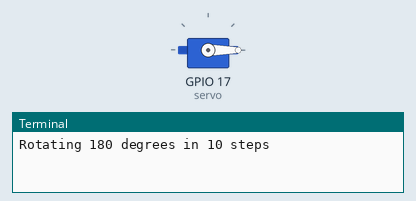
Bench run of a program on a simulated Raspberry Pi (BCM pin numbers). Parts: servo, the last lines printed to the terminal. Servo angles are drawn from the pulse width (0.5 ms = 0°, 2.5 ms = 180°). At 15.5 s the program stops and its outputs stay as they are.

Above: at 0.1 s.
At 4.1 s:
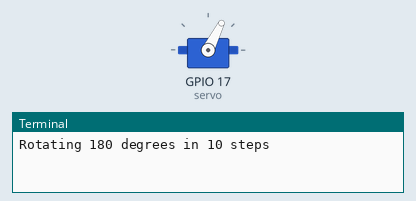
At 10.1 s:
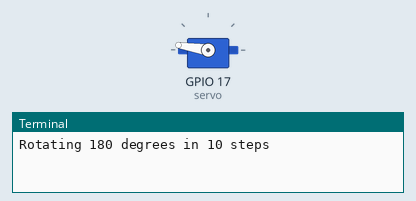
At 13.1 s:
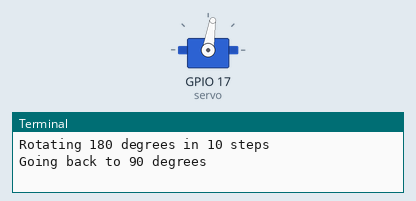
Timing chart, 0 to 16.5 s (numbered marks = the images above):
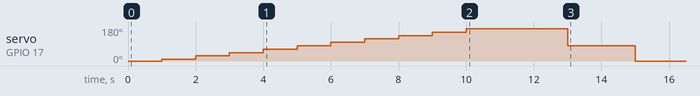

The program:

newservotest.py
```python
import RPi.GPIO as GPIO
import time
GPIO.setmode(GPIO.BCM)
servo = 17
GPIO.setup(servo, GPIO.OUT)
servo1 = GPIO.PWM(servo, 50)

servo1.start(0)


print("Rotating 180 degrees in 10 steps")

duty = 2

while duty <= 12:
    servo1.ChangeDutyCycle(duty)
    time.sleep(0.3)
    servo1.ChangeDutyCycle(0)
    time.sleep(0.7)
    duty = duty + 1

time.sleep(2)

print("Going back to 90 degrees")
servo1.ChangeDutyCycle(7)

time.sleep(2)

print("Turning back to 0 degrees")
servo1.ChangeDutyCycle(2)
time.sleep(0.5)
servo1.ChangeDutyCycle(0)

servo1.stop()
GPIO.cleanup()
```

Measured:
- by itself, servo on GPIO 17 (servo): rises from 0° to 171° in 9.0 s, then falls to 0° in 5.0 s
